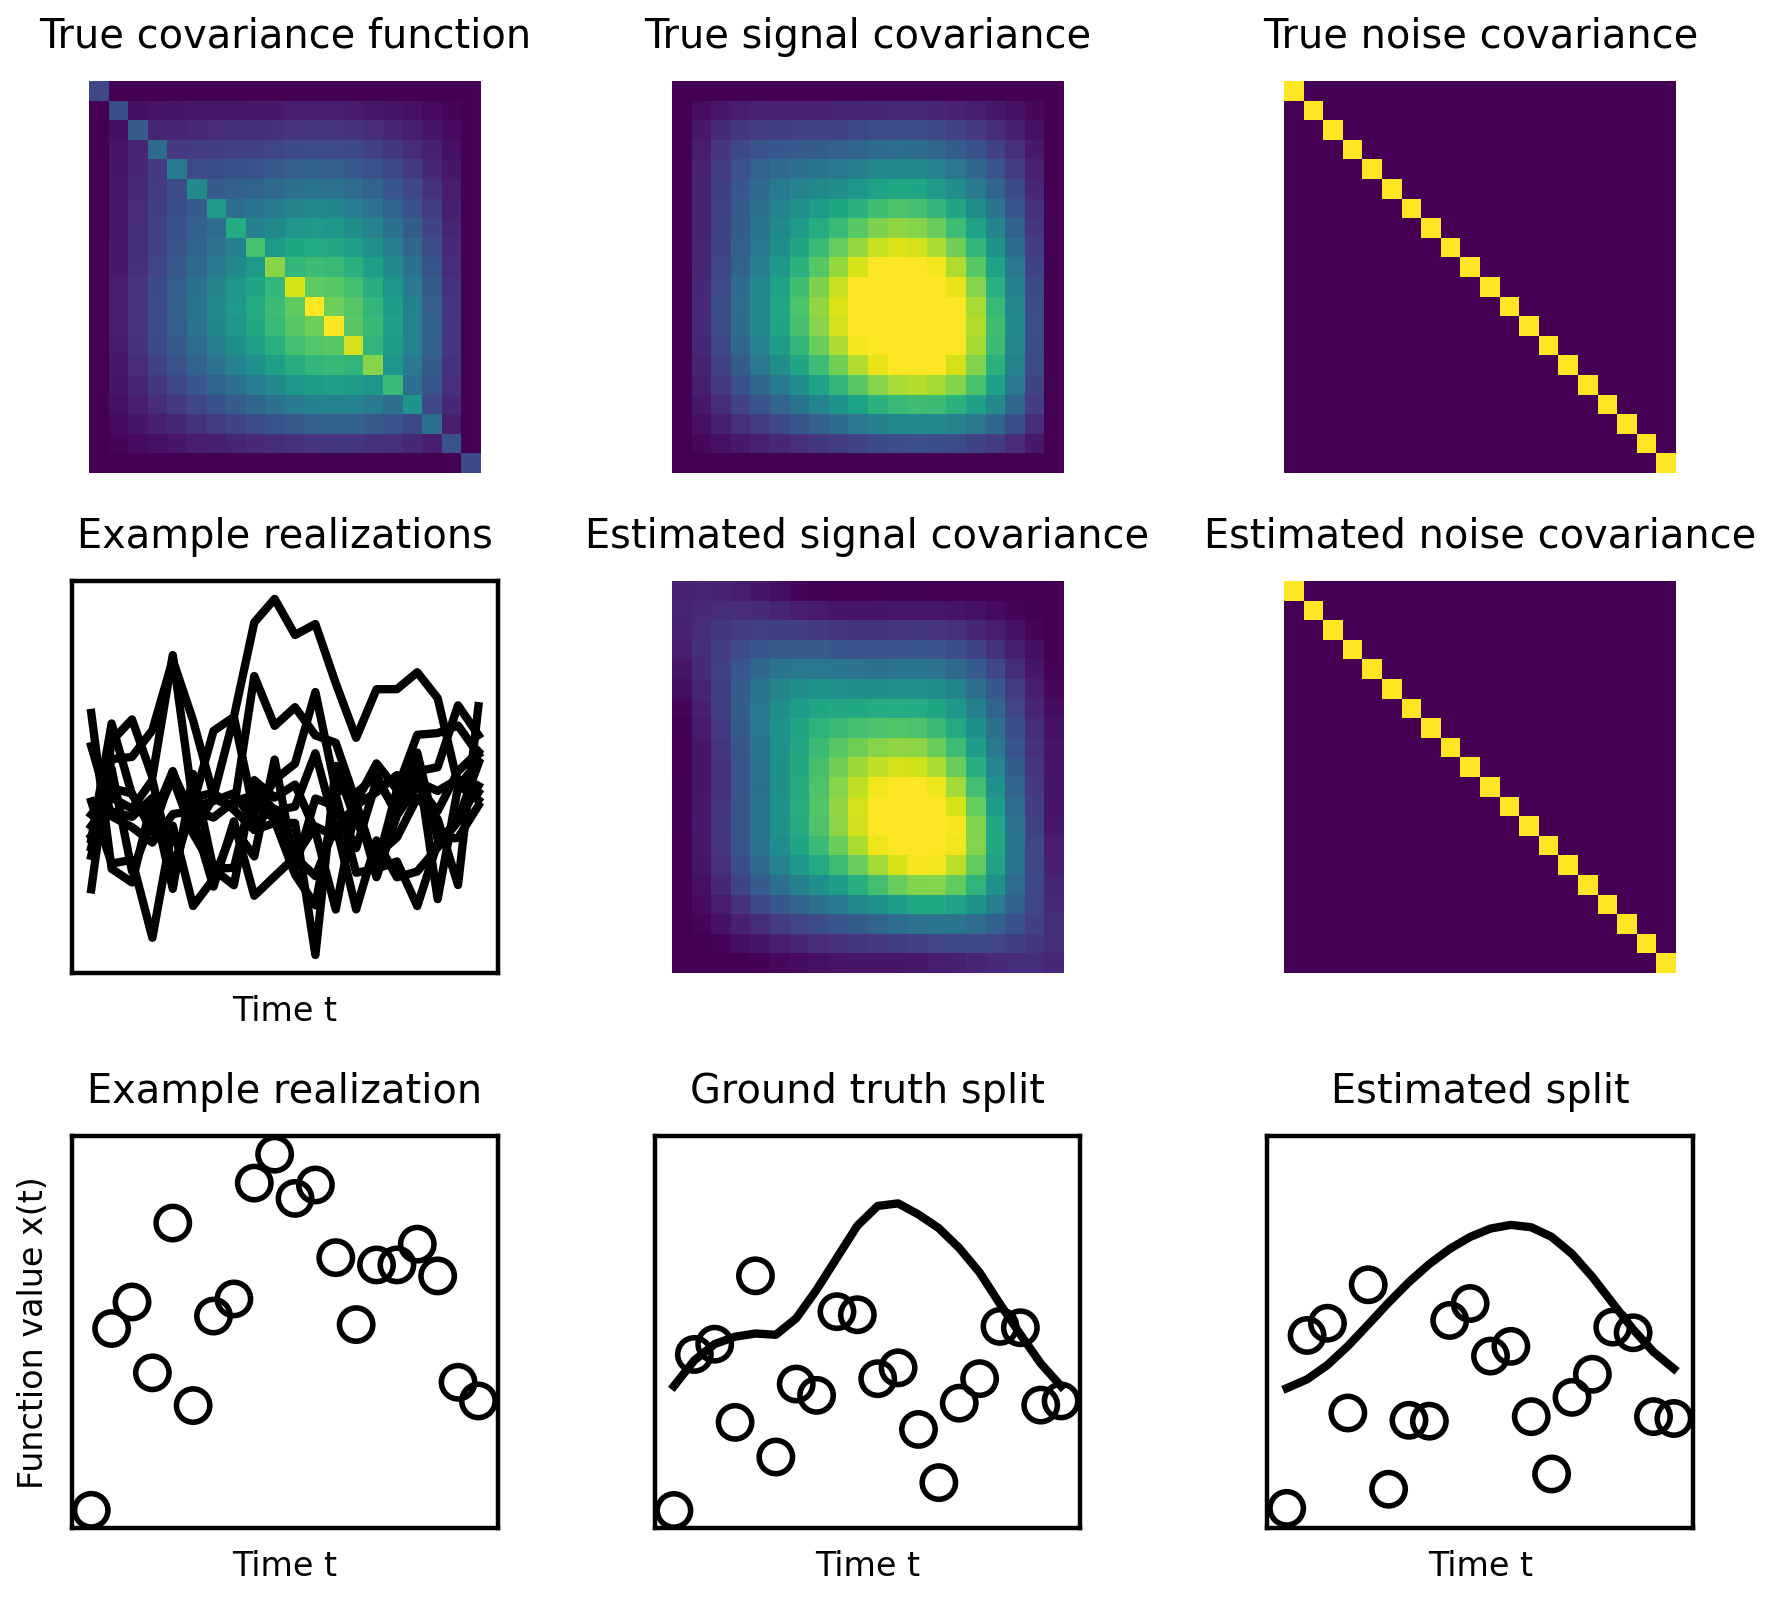

Here is the Python script that generated this plot:
"""
The goal of this script is to showcase kernel inference for the task of signal 
separation by means of splitting data into parts with different correlation
structure. This requires optimally estimating a smooth and a ragged correlation
structure first. The subsequent signal separation produces figure 6 of the paper
'Inference of instationary covariance functions for optimal estimation in 
spatial statistics'.

For this, do the following:
    1. Imports and definitions
    2. Create covariance matrices
    3. Simulation of autocorrelated data
    4. Kernel inference
    5. Signal separation
    6. Plots and illustrations
    
The simulations are based on a fixed random seed, to generate data deviating 
from the one shown in the paper and different for each run, please comment out
the entry 'np.random.seed(x)' in section 1.

"""


"""
    1. Imports and definitions -----------------------------------------------
"""


# i) Imports

import numpy as np
import numpy.linalg as lina
import scipy.linalg as spla
import matplotlib.pyplot as plt
plt.rcParams.update({'font.size': 6})




# ii) Definition of auxiliary quantities

n=20
n_sample=5
n_simu=150

t=np.linspace(0,1,n)
sample_index=np.round(np.linspace(0,n-1,n_sample))
t_sample=t[sample_index.astype(int)]
np.random.seed(0)

tol=10**(-6)



"""
    2. Create covariance matrices --------------------------------------------
"""


# i) Define auxiliary covariance function

d_sqexp=0.05
def cov_fun_sqexp(t1,t2):
    return (1/n**2)*np.exp(-(lina.norm(t1-t2)/d_sqexp)**2)

K_sqexp=np.zeros([n,n])
for k in range(n):
    for l in range(n):
        K_sqexp[k,l]=cov_fun_sqexp(t[k],t[l])


# ii) Introduce constrained behavior

Nabla=np.delete(np.eye(n)-np.roll(np.eye(n),1,1),n-1,0)
Delta=np.delete(Nabla.T@Nabla,[0,n-1],0)

L=np.zeros([3,n])
L[0,0]=1; L[2,n-1]=1
L[1,np.round(n/2-1).astype(int)]=1; L[1,np.round(n/2).astype(int)]=-0.9

A_constraints=np.vstack((Delta,L))
K_sqexp_mod=np.delete(K_sqexp,[0,n-1],0)
K_sqexp_mod=np.delete(K_sqexp_mod,[0,n-1],1)
K_constrained=spla.block_diag(K_sqexp_mod,np.zeros([3,3]))


# iii) Solve A_c K_x A_c.T=K_c and compose

K_x_signal=lina.pinv(A_constraints)@K_constrained@lina.pinv(A_constraints).T
K_x_noise=0.1*np.eye(np.shape(K_x_signal)[0])

K_x_measurement=K_x_signal+K_x_noise



"""
    3. Simulation of autocorrelated data -------------------------------------
"""


# i) Initialize

x_signal_simu=np.zeros([n,n_simu])
x_noise_simu=np.zeros([n,n_simu])


# ii) Simulate and compose

for k in range(n_simu):
    x_signal_simu[:,k]=np.random.multivariate_normal(np.zeros([n]),K_x_signal)
    x_noise_simu[:,k]=np.random.multivariate_normal(np.zeros([n]),K_x_noise)

x_measured=x_signal_simu+x_noise_simu

S_emp=(1/n_simu)*(x_measured@x_measured.T)

"""
    4. Kernel inference ------------------------------------------------------
"""


# i) Specify model

n_exp=5
d_sqexp=0.2
def cov_fun_sqexp(t1,t2):
    return np.exp(-(lina.norm(t1-t2)/d_sqexp)**2)

K_sqexp=np.zeros([n,n])
for k in range(n):
    for l in range(n):
        K_sqexp[k,l]=cov_fun_sqexp(t[k],t[l])

[U_p,Lambda_p,V_p]=lina.svd(K_sqexp)
U_p_cut=U_p[:,:n_exp]
Lambda_p_cut=np.diag(Lambda_p[:n_exp])

Psi=U_p_cut


# ii) Create linear constraints

# Step 1 Augmentation
Psi_tilde=np.hstack((np.eye(n),Psi))
Lambda_tilde=spla.block_diag(np.eye(n),Lambda_p_cut)
n_total=n_exp+n

# Step 2 Diagonal constraints
Diag_mat=spla.block_diag(np.eye(n),np.zeros([n_exp,n_exp]))

Index_tuple_diag=np.nonzero(Diag_mat)
diag_index_1=Index_tuple_diag[0]
diag_index_2=Index_tuple_diag[1]
lin_ind_diag=np.ravel_multi_index(Index_tuple_diag,[n_total,n_total])
n_diag=len(diag_index_1)

A_dg=np.zeros([n_diag-1,n_total**2])

for k in range(n_diag-1):
    A_dg[k,lin_ind_diag[k]]=1
    A_dg[k,lin_ind_diag[k+1]]=-1


# Step 3 Off diagonal constraints
Indicator_mat=spla.block_diag(np.eye(n),np.ones([n_exp,n_exp]))    
Off_diag_mat=np.ones([n_total,n_total])-Indicator_mat

Index_tuple=np.nonzero(Off_diag_mat)
nd_index_1=Index_tuple[0]
nd_index_2=Index_tuple[1]
lin_ind=np.ravel_multi_index(Index_tuple,[n_total,n_total])
n_nondiag=len(nd_index_1)
    
A_nd=np.zeros([n_nondiag,n_total**2])

for k in range(n_nondiag):
    A_nd[k,lin_ind[k]]=1
    
A_c=np.vstack((A_dg,A_nd))


# iii) Perform inference

r=0
import sys
sys.path.append("..")
import KI
beta, mu_beta, gamma_tilde, C_gamma_tilde, KI_logfile = KI.Kernel_inference_homogeneous(x_measured, Lambda_tilde, Psi_tilde,r, A=A_c)


# iv) Assemble solutions
K_gamma=C_gamma_tilde
K_signal_est=Psi@gamma_tilde[np.ix_(range(n,n+n_exp),range(n,n+n_exp))]@Psi.T
K_noise_est=gamma_tilde[np.ix_(range(n),range(n))]



"""
    5. Signal separation  ---------------------------------------------------
"""


# i) Perform signal separation
x_est_noise=K_noise_est@lina.pinv(K_noise_est+K_signal_est,rcond=tol,hermitian=True)@x_measured
x_est_signal=K_signal_est@lina.pinv(K_noise_est+K_signal_est,rcond=tol,hermitian=True)@x_measured



"""
    6. Plots and illustrations -----------------------------------------------
"""



# i) Invoke figure 1

n_illu=10
w,h=plt.figaspect(0.9)
fig1 = plt.figure(dpi=400,constrained_layout=True,figsize=(w,h))
gs1 = fig1.add_gridspec(3, 3)


# ii) First row : Ground truth

f1_ax1 = fig1.add_subplot(gs1[0,0])
f1_ax1.imshow(K_x_measurement)
f1_ax1.set_title('True covariance function')
f1_ax1.axis('off')

f1_ax2 = fig1.add_subplot(gs1[0,1])
f1_ax2.imshow(K_x_signal,vmin=0,vmax=0.3)
f1_ax2.set_title('True signal covariance')
f1_ax2.axis('off')

f1_ax3 = fig1.add_subplot(gs1[0,2])
f1_ax3.imshow(K_x_noise,vmin=0,vmax=0.1)
f1_ax3.set_title('True noise covariance')
f1_ax3.axis('off')


# iii) Second row : Data and estimations

f1_ax4 = fig1.add_subplot(gs1[1,0])
f1_ax4.plot(t,x_measured[:,:n_illu],linestyle='solid',color='0.0')
plt.tick_params(axis='y', which='both', left=False,right=False,labelleft=False)
plt.tick_params(axis='x', which='both', top=False,bottom=False,labelbottom=False)
plt.xlabel('Time t')
f1_ax4.set_title('Example realizations')

f1_ax5 = fig1.add_subplot(gs1[1,1])
f1_ax5.imshow(K_signal_est,vmin=0,vmax=0.3)
f1_ax5.set_title('Estimated signal covariance')
f1_ax5.axis('off')

f1_ax6 = fig1.add_subplot(gs1[1,2])
f1_ax6.imshow(K_noise_est,vmin=0,vmax=0.1)
f1_ax6.set_title('Estimated noise covariance')
f1_ax6.axis('off')


# iv) Third row : Example signal separation

f1_ax7 = fig1.add_subplot(gs1[2,0])
f1_ax7.scatter(t,x_measured[:,0],facecolors='none',edgecolors='0',label='Data points')
plt.tick_params(axis='y', which='both', left=False,right=False,labelleft=False)
plt.tick_params(axis='x', which='both', top=False,bottom=False,labelbottom=False)
y_min,y_max=plt.ylim()
plt.xlabel('Time t')
plt.ylabel('Function value x(t)')
f1_ax7.set_title('Example realization')


f1_ax8 = fig1.add_subplot(gs1[2,1])
f1_ax8.scatter(t,x_noise_simu[:,0],facecolors='none',edgecolors='0',label='Noise')
f1_ax8.plot(t,x_signal_simu[:,0],linestyle='solid',color='0.0')
plt.tick_params(axis='y', which='both', left=False,right=False,labelleft=False)
plt.tick_params(axis='x', which='both', top=False,bottom=False,labelbottom=False)
plt.ylim(y_min,y_max)
plt.xlabel('Time t')
f1_ax8.set_title('Ground truth split')


f1_ax9 = fig1.add_subplot(gs1[2,2])
f1_ax9.scatter(t,x_est_noise[:,0],facecolors='none',edgecolors='0',label='Noise')
f1_ax9.plot(t,x_est_signal[:,0],linestyle='solid',color='0.0')
plt.tick_params(axis='y', which='both', left=False,right=False,labelleft=False)
plt.tick_params(axis='x', which='both', top=False,bottom=False,labelbottom=False)
plt.ylim(y_min,y_max)
plt.xlabel('Time t')
f1_ax9.set_title('Estimated split')


# Save the figure
plt.savefig('Figure_6',dpi=400)
